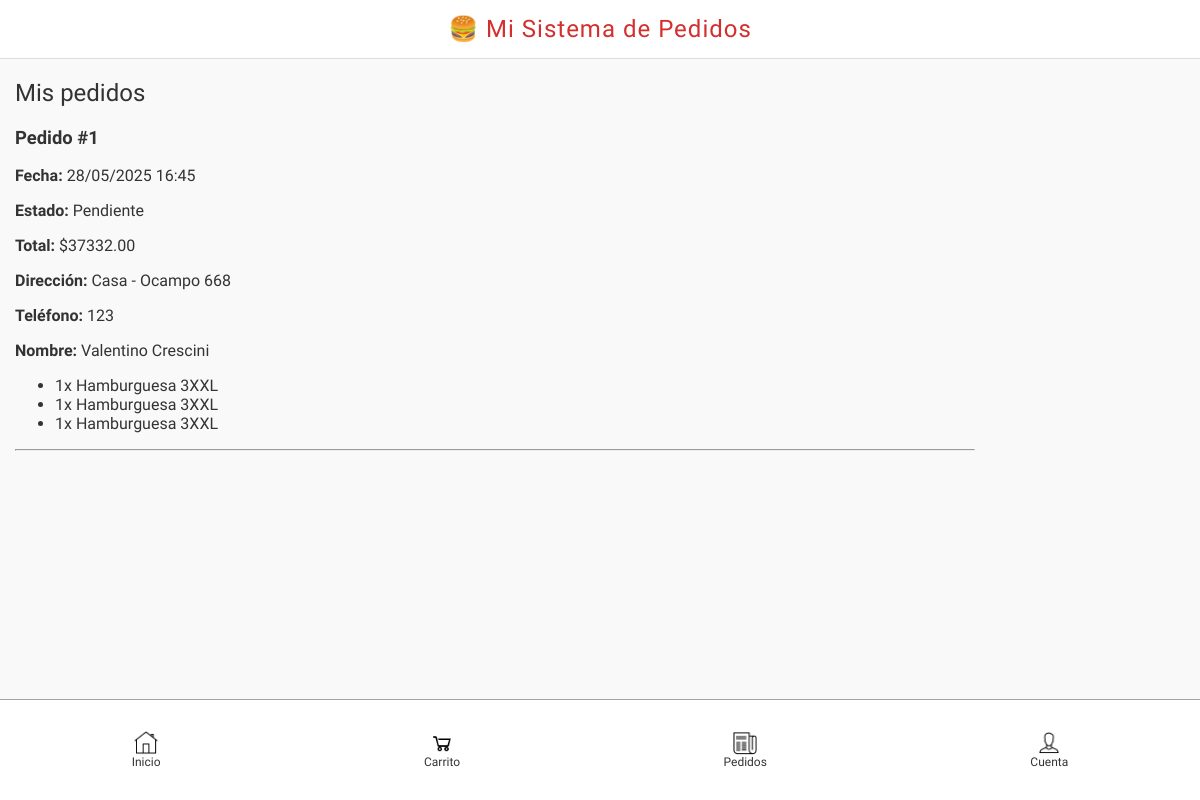
Screenshot of /mis-pedidos/ (signed in) with the database file from the repository.
### mi_app/models.py (models this page shows, shortened)
class Pedido(models.Model):
    ESTADOS = [
        ('pendiente', 'Pendiente'),
        ('proceso', 'En proceso'),
        ('listo', 'Listo para entregar'),
        ('entregado', 'Entregado'),
        ('cancelado', 'Cancelado'),
    ]
    cliente = models.ForeignKey(
        settings.AUTH_USER_MODEL,
        on_delete=models.CASCADE,
        related_name='pedidos',
        null=True, blank=True
    )
    cliente_nombre = models.CharField(max_length=100)
    cliente_direccion = models.CharField(max_length=200)
    cliente_telefono = models.CharField(max_length=20, blank=True)
    total = models.DecimalField(max_digits=10, decimal_places=2, default=0)
    estado = models.CharField(max_length=20, choices=ESTADOS, default='pendiente')
    fecha_creacion = models.DateTimeField(auto_now_add=True)

class PedidoProducto(models.Model):
    pedido = models.ForeignKey(Pedido, on_delete=models.CASCADE, related_name='items')
    producto = models.ForeignKey(Producto, on_delete=models.CASCADE)
    cantidad = models.PositiveIntegerField(default=1)
    opciones_seleccionadas = models.ManyToManyField(PersonalizacionOpcion, blank=True)

class Producto(models.Model):
    nombre = models.CharField(max_length=100)
    descripcion = models.TextField(blank=True)
    precio = models.DecimalField(max_digits=8, decimal_places=2)
    categoria = models.CharField(max_length=50)
    disponible = models.BooleanField(default=True)
    personalizable = models.BooleanField(default=False)
    campos_personalizacion = models.ManyToManyField('PersonalizacionCampo', blank=True, related_name='productos')
    imagen = models.ImageField(upload_to='productos/', blank=True, null=True)  # 👈 campo nuevo

### mi_app/views/pedidos.py (the view)
# urls.py: path('mis-pedidos/', views.mis_pedidos, name='mis_pedidos'),
@login_required
def mis_pedidos(request):
    pedidos = Pedido.objects.filter(cliente=request.user).order_by('-fecha_creacion')
    return render(request, 'cliente/mis_pedidos.html', {'pedidos': pedidos})

### mi_app/templates/cliente/mis_pedidos.html (shortened to what this page needs)
{% extends "base.html" %}
{% block content %}
<h2>Mis pedidos</h2>
{% if pedidos %}
    <div class="carrito-cards">
        {% for pedido in pedidos %}
            <div class="carrito-card">
                <div class="carrito-detalles">
                    <h3>Pedido #{{ pedido.id }}</h3>
                    <p><strong>Fecha:</strong> {{ pedido.fecha_creacion|date:"d/m/Y H:i" }}</p>
                    <p><strong>Estado:</strong> {{ pedido.get_estado_display }}</p>
                    <p><strong>Total:</strong> ${{ pedido.total }}</p>
                    <p><strong>Dirección:</strong> {{ pedido.cliente_direccion }}</p>
                    <p><strong>Teléfono:</strong> {{ pedido.cliente_telefono }}</p>
                    <p><strong>Nombre:</strong> {{ pedido.cliente_nombre }}</p>
                    <ul class="opciones-lista">
                        {% for item in pedido.items.all %}
                            <li>
                                {{ item.cantidad }}x {{ item.producto.nombre }}
                            </li>
                        {% endfor %}
                    </ul>
                    <hr>
                </div>
            </div>
        {% endfor %}
    </div>
{% else %}
    <p>No tienes pedidos realizados.</p>
{% endif %}
{% endblock %}

### mi_app/static/css/base.css (style rules this page uses)
body, h1, h2, h3, h4, h5, h6, p, a, span, div, input, button, select, textarea { font-family: 'Jockey One', Arial, sans-serif !important; }
body { margin: 0; background-color: #f9f9f9; color: #333; }
p { font-family: 'Jockey One', Arial, sans-serif; }
h2 { font-size: 1.5em; font-weight: normal; }
h3 { font-size: 1.15em; font-weight: bold; font-family: 'Jockey One', Arial, sans-serif; }
body { padding-bottom: 60px; }

### rows the page displays
Pedido: id "1", fecha_creacion "28/05/2025 16:45", estado "Pendiente", total "37332.00", cliente_direccion "Casa - Ocampo 668", cliente_telefono "123", cliente_nombre "Valentino Crescini"
PedidoProducto: cantidad "1", producto.nombre "Hamburguesa 3XXL"
PedidoProducto: cantidad "1", producto.nombre "Hamburguesa 3XXL"
PedidoProducto: cantidad "1", producto.nombre "Hamburguesa 3XXL"
